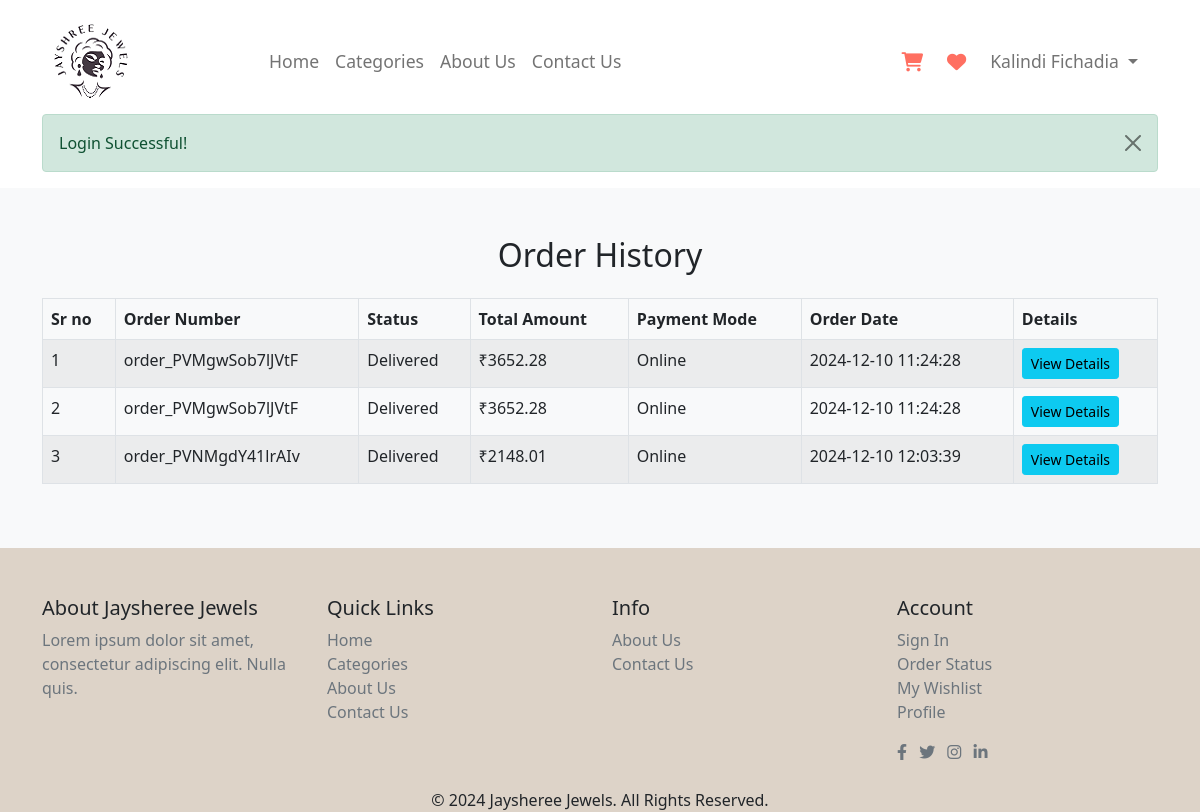
The app's page /user/order-history.php (signed in), older data.
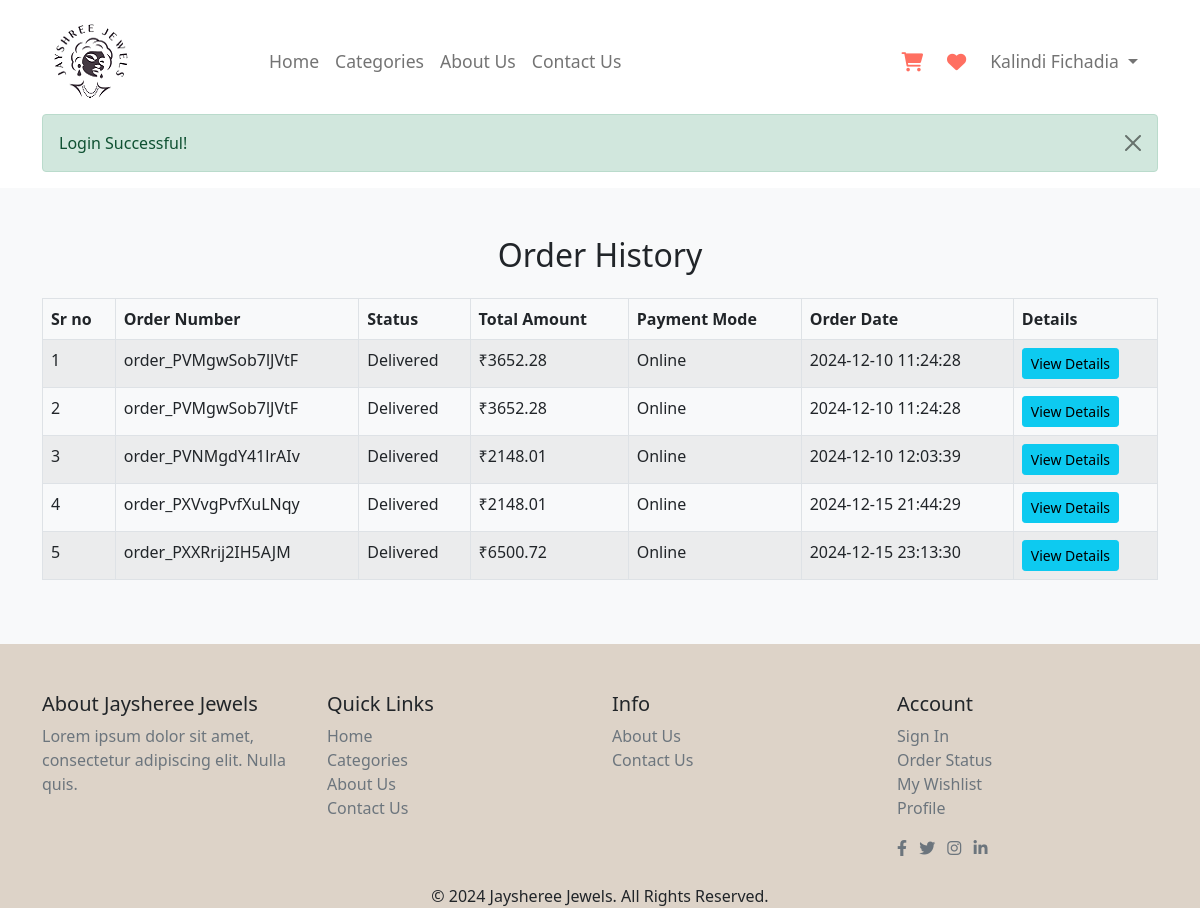
The same page, newer data.
### tables this page shows
CREATE TABLE `order_tbl` (
  `o_id` int(11) NOT NULL,
  `o_username` varchar(100) NOT NULL,
  `o_order_id` varchar(100) NOT NULL,
  `o_sub_order_id` varchar(100) NOT NULL,
  `o_p_code` varchar(50) NOT NULL,
  `o_total_amount` decimal(10,2) NOT NULL,
  `o_quentity` int(11) NOT NULL,
  `o_address` varchar(500) NOT NULL,
  `o_mobile` varchar(10) NOT NULL,
  `o_city` varchar(50) NOT NULL,
  `o_pincode` varchar(6) NOT NULL,
  `o_state` varchar(50) NOT NULL,
  `o_delivery_status` varchar(50) NOT NULL,
  `o_payment_status` varchar(50) NOT NULL,
  `o_offer_name` varchar(50) NOT NULL,
  `o_payment_mode` varchar(50) NOT NULL,
  `o_date` datetime NOT NULL
);

### user/order-history.php (the view, shortened to what this page needs)
<?php
include_once 'header.php';
include_once '../conn.php';
if (!isset($_SESSION['user_username'])) {
    $eml = $_SESSION['user_username'];
    ?>
    <script>
        window.location.href = "../index.php";
    </script>
    <?php
    exit();
} else {
    $eml = $_SESSION['user_username'];
    $q = "select * from order_tbl where o_username = '$eml' ";
    $result = mysqli_query($con, $q);
    $srno = 1;
    ?>
    <section class="cart-section py-5 bg-light">
        <div class="container">
            <h2 class="mb-4 text-center">Order History</h2>
            <div class="table-responsive">
                <table class="table table-striped table-bordered">
                    <thead>
                        <tr>
                            <th>Sr no</th>
                            <th>Order Number</th>
                            <th>Status</th>
                            <th>Total Amount</th>
                            <th>Payment Mode</th>
                            <th>Order Date</th>
                            <th>Details</th>
                        </tr>
                    </thead>
                    <tbody>
                        <?php
                        while ($r = mysqli_fetch_assoc($result)) {
                            ?>
                            <tr>
                                <td><?php echo $srno++; ?></td>
                                <td><?php echo $r['o_order_id']; ?></td>
                                <td><?php echo $r['o_delivery_status']; ?></td>
                                <td>₹<?php echo $r['o_total_amount']; ?></td>
                                <td><?php echo $r['o_payment_mode']; ?></td>
                                <td><?php echo $r['o_date']; ?></td>
                                <td><a href="order-detail.php?o_id=<?php echo $r['o_id']; ?>" class="btn btn-info btn-sm">View
                                        Details</a></td>
                            </tr>
                        <?php } ?>
                    </tbody>
                </table>
            </div>
        </div>
    </section>
    <?php
}
include_once('footer.php');
?>

Row changes from the older to the newer data that the page shows:
added order_tbl: o_order "order_PXVvgPvfXuLNqy", o_delivery_status "Delivered", o_total_amount "2148.01", o_payment_mode "Online", o_date "2024-12-15 21:44:29"
added order_tbl: o_order "order_PXXRrij2IH5AJM", o_delivery_status "Delivered", o_total_amount "6500.72", o_payment_mode "Online", o_date "2024-12-15 23:13:30"
